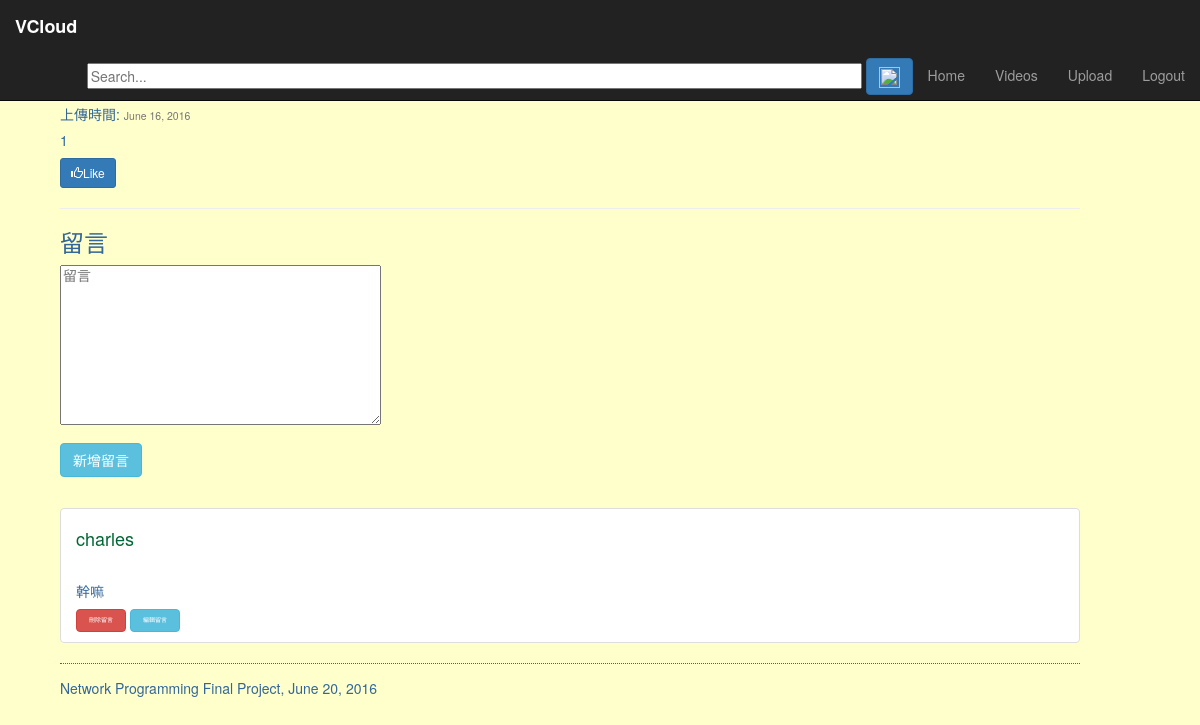
The app's page /vod/videoplay?video_id=9 (signed in), older data.
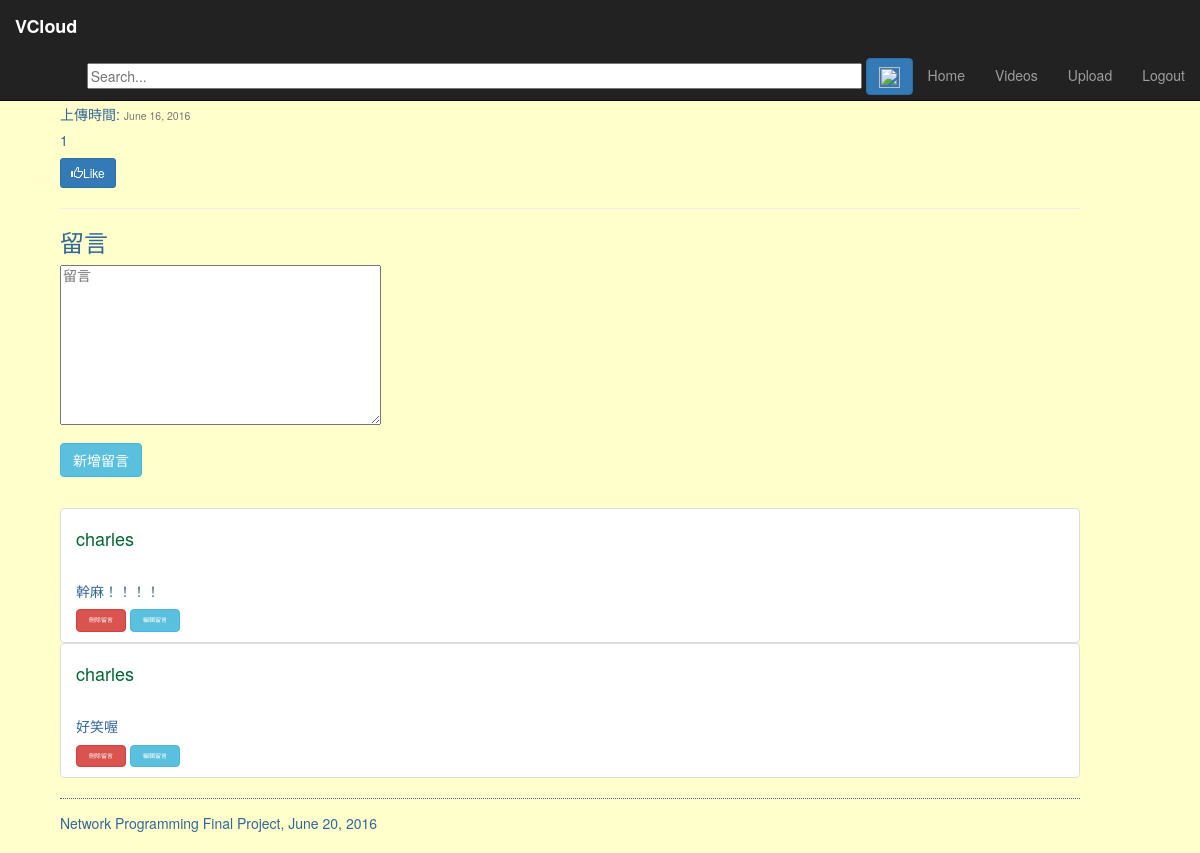
The same page, newer data.
### vod/models.py (models this page shows, shortened)
class Video(models.Model):
    user = models.ForeignKey(User, verbose_name='video_user', on_delete=models.CASCADE)
    title = models.CharField(max_length=128)
    description = models.CharField(max_length=1024)
    upload_date = models.DateField(auto_now_add=True)
    duration = models.DurationField(default=timedelta())
    views = models.IntegerField(default=0)
    url = models.URLField(null=True)

class Review(models.Model):
    user = models.ForeignKey(User, verbose_name='user_reviews', on_delete=models.CASCADE)
    video = models.ForeignKey(Video, verbose_name='video_reviews', on_delete=models.CASCADE)
    text = models.CharField(max_length=512, null=True)
    date = models.DateField(auto_now=True, null=True)

### vod/views.py (the view, shortened to what this page needs)
def videoplay(request):
    if request.method == 'GET':
        current_user = request.user
        if 'video_id' in request.GET:
            video_id = request.GET['video_id']
            if not video_id or not video_id.isdigit():
                 return redirect('/vod/')
            video_id = int(video_id)
            try:
                video = Video.objects.get(id=video_id)
            except Video.DoesNotExist:
                video = None
                return redirect('/vod/')
            if video:
                video.views = video.views + 1
                video.save()
                context_dict = {'video': video}
                reviews = Review.objects.filter(video=video).exclude(text=None)
                likes_number = LikeVideo.objects.filter(video=video).count()
                context_dict['reviews'] = reviews
                context_dict['likes_number'] = likes_number
                try:
                    isLike = LikeVideo.objects.get(video=video, user=current_user)
                except LikeVideo.DoesNotExist:
                    isLike = False
                context_dict['isLike'] = isLike
                form = ReviewForm()
                context_dict['form'] = form
                return render(request, 'vod/videoplay.html', context_dict)
            else:
                return redirect('/vod/')
        else:
             return redirect('/vod/')

### vod/forms.py
class ReviewForm(forms.ModelForm):
  text = forms.CharField(widget=forms.Textarea(attrs={'placeholder': '留言'}))
  class Meta:
    model = Review
    fields = ['text']

### templates/vod/videoplay.html (shortened to what this page needs)
{% extends 'base.html' %}
{% load staticfiles %}
{% block head %}
  <link rel="stylesheet" href="{% static "css/index.css" %}">
{% endblock %}
{% block body_block %}
  {% if video %}
    <h3>{{ video.title }}</h3>
    <h5>觀看次數: {{ video.views }}</h5>
    <h5>{{ video.description }}</h5>
    <h5>上傳時間: <small>{{ video.upload_date }}</small></h5>
    <h5 id="like_count">{{ likes_number }}<h5>
      {% if isLike %}
        <button id="like" class="btn btn-primary btn-sm" type="button" video-id="{{ video.id }}" act-type="unlike">
          <span class="glyphicon glyphicon-thumbs-down"></span>UnLike
        </button>
      {% else %}
        <button id="like" class="btn btn-primary btn-sm" type="button" video-id="{{ video.id }}" act-type="like">
          <span class="glyphicon glyphicon-thumbs-up"></span>Like
        </button>
      {% endif %}
    <hr>
    <form role="form" id="review_form" method="post" action="{% url 'videoplay' %}">
    <h3 class="form-signin-heading">留言</h3>
        {% for field in form.visible_fields %}
            {{ field }}
        {% endfor %}
        <br/><br/>
        <button class="btn btn-info" type="submit" name="submit">新增留言</button>
    </form>
    <br/><br/>
    {% if reviews %}
      <ul class="list-group">
          {% for r in reviews %}
          <div>
            <li class="list-group-item">
              <div>
                <h4><a href="{% url 'personal_videos' %}?user_id={{ r.user.id }}">{{ r.user }}</a></h4><br>
                <h5 id="review-text-{{ r.id }}">{{ r.text }}</h5>
                {% if user.id == r.user.id %}
                <button class="btn btn-danger" type="submit" name="submit" style="font-size: 6px" id="delete-{{ r.id }}">刪除留言</button>
                <button class="btn btn-info" type="submit" name="submit" style="font-size: 6px" id="edit-{{ r.id }}">編輯留言</button>
                {% endif %}
              </div>
            </li>
          </div>
          {% endfor %}
      </ul>
    {% else %}
      <h4>沒有評論</h4>
    {% endif %}
  {% else %}
    <h4>沒有影片</h4>
  {% endif %}
{% endblock %}

### templates/base.html (shortened to what this page needs)
<!DOCTYPE html PUBLIC "-//W3C//DTD HTML 4.01//EN">
<html lang="en">
  <head>
    <link href="https://maxcdn.bootstrapcdn.com/bootstrap/3.3.6/css/bootstrap.min.css" rel="stylesheet"
 >
    <link href="http://getbootstrap.com/examples/dashboard/dashboard.css" rel="stylesheet">
    {% block head %}{% endblock %}
  </head>
  <body>
    <div class="navbar navbar-inverse navbar-fixed-top" role="navigation">
      <div class="container-fluid">
        <div class="navbar-header">
          <a class="navbar-brand" href="/vod/"><b>VCloud</b></a>
        </div>
        <div class="navbar-collapse collapse">
          <ul class="nav navbar-nav navbar-right">
            <li><form method="get" action="{% url 'search' %}" style="margin: 0">
              <input id="search_box" type="text" name="query" size =100 placeholder="Search..." style="margin-top: 0.35cm">
              <button id="search_submit" class="btn btn-primary" type="submit" style="margin-bottom: 0.1cm"/><img src="http://icons.iconarchive.com/icons/visualpharm/must-have/256/Search-icon.png" width="21" height="21"></button></form>
              </li>
            <li><a href="{% url 'index' %}">Home</a></li>
            {% if user.is_authenticated %}
              <li><a href="{% url 'personal_videos' %}?user_id={{user.id}}">Videos</a></li>
              <li><a href="{% url 'upload' %}">Upload</a></li>
              <li><a href="{% url 'auth_logout' %}?next=/vod/">Logout</a></li>
            {% else %}
              <li><a href="{% url 'registration_register' %}">Register Here</a></li>
              <li><a href="{% url 'auth_login' %}">Login</a></li>
            {% endif %}
          </ul>
        </div>
      </div>
    </div>
    {% load staticfiles %}
    {% block body_block %}{% endblock %}
    <address>Network Programming Final Project, June 20, 2016</address>
  </body>
</html>

### templates/vod/plugin.html (shortened to what this page needs)
{% load staticfiles %}

### vod/static/css/index.css (style rules this page uses)
body { padding-left: 0em; color: #336699; background-color: #FFFFCC; margin-left: 5%; margin-right: 10%; }
address { margin-top: 1em; padding-top: 1em; border-top: thin dotted; }
:link { color: #006633; }

Row changes from the older to the newer data that the page shows:
removed Review: user "charles", text "幹嘛"
added Review: user "charles", text "幹麻！！！！"
added Review: user "charles", text "好笑喔"
